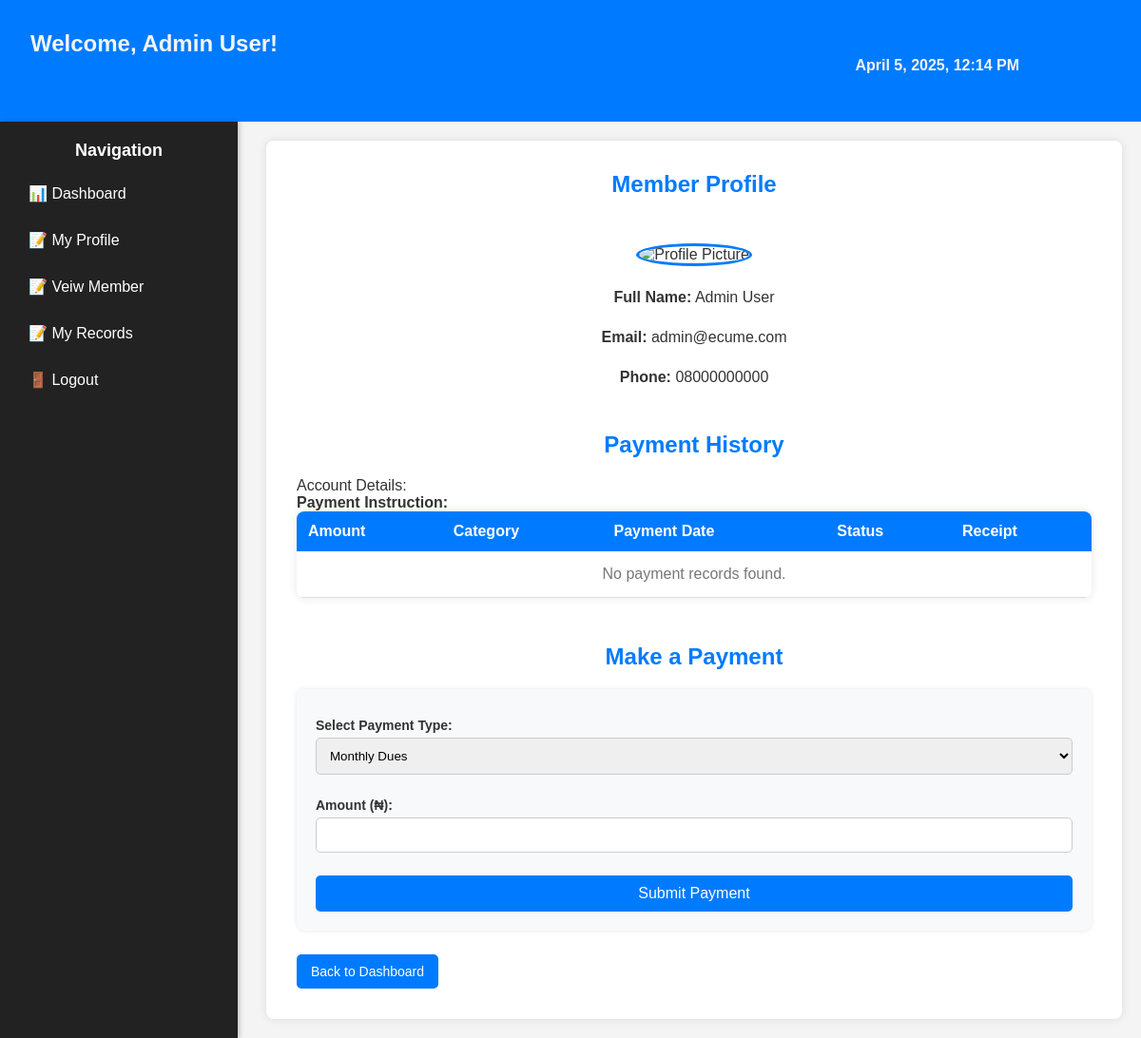
The page /members/member_record_view.php (signed in) on the database as committed earlier.
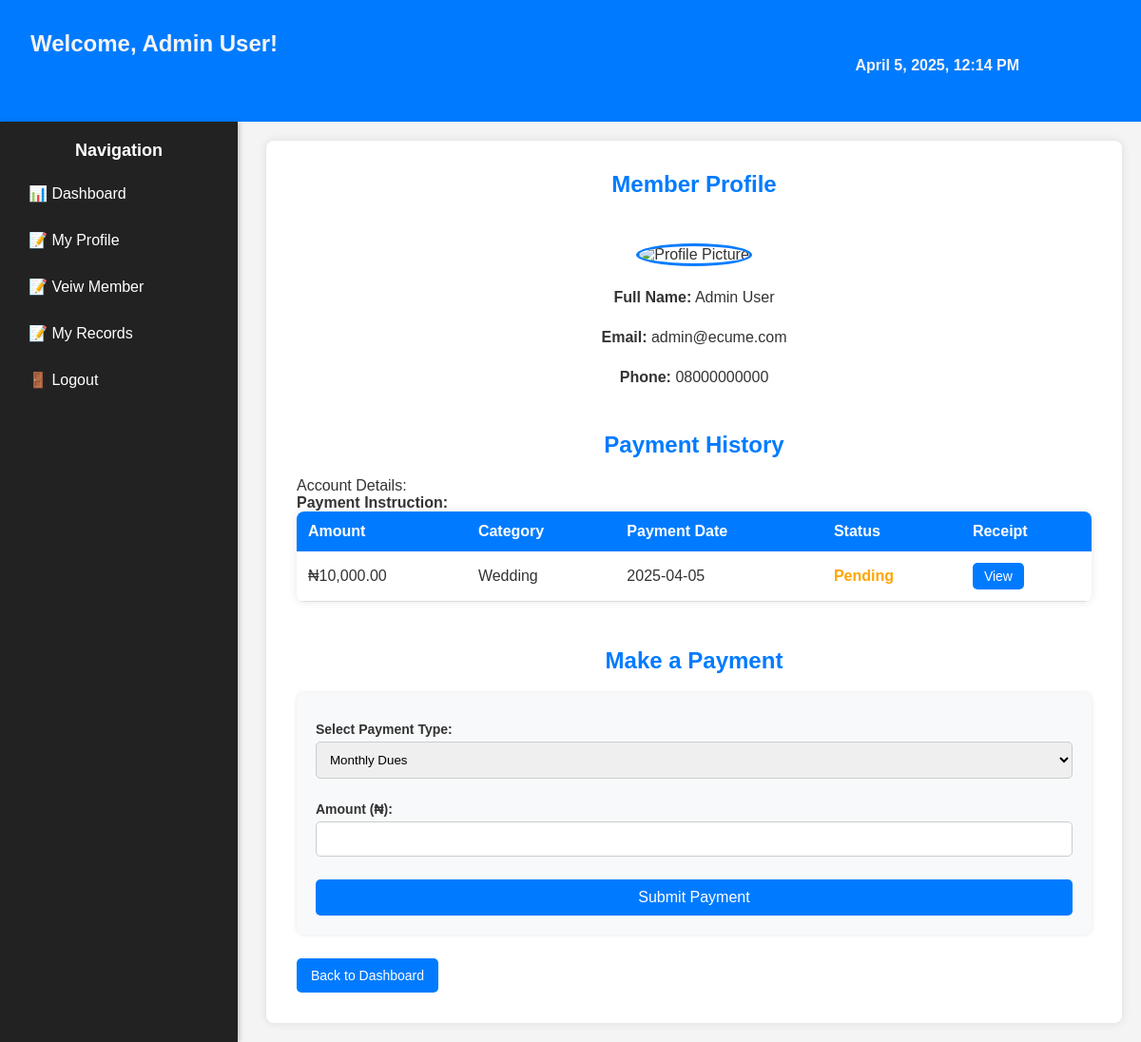
The same page on the database as committed later.
### tables this page shows
CREATE TABLE `payments` (
  `id` int(11) NOT NULL,
  `user_id` int(11) NOT NULL,
  `amount` decimal(10,2) NOT NULL,
  `payment_date` date NOT NULL DEFAULT current_timestamp(),
  `status` enum('Pending','Completed','Failed') NOT NULL,
  `category` enum('Monthly Dues','Wedding','Donation','Burial','Other') NOT NULL,
  `receipt` varchar(255) DEFAULT NULL
);

### members/member_record_view.php (the view, shortened to what this page needs)
<?php
require_once "../includes/inc_header.php";
require_once "../includes/db.php";
$user_id = $_SESSION["user_id"];
$records_per_page = 5;
$page = isset($_GET["page"]) && is_numeric($_GET["page"]) ? intval($_GET["page"]) : 1;
$offset = ($page - 1) * $records_per_page;
$stmt = $pdo->prepare("SELECT full_name, email, phone FROM users WHERE id = ?");
$stmt->execute([$user_id]);
$member = $stmt->fetch(PDO::FETCH_ASSOC);
$paymentStmt = $pdo->prepare("SELECT id, amount, payment_date, status, category, receipt FROM payments WHERE user_id = :user_id ORDER BY payment_date DESC LIMIT :offset, :records_per_page");
$paymentStmt->bindValue(":user_id", $user_id, PDO::PARAM_INT);
$paymentStmt->bindValue(":offset", $offset, PDO::PARAM_INT);
$paymentStmt->bindValue(":records_per_page", $records_per_page, PDO::PARAM_INT);
$paymentStmt->execute();
$payments = $paymentStmt->fetchAll(PDO::FETCH_ASSOC);
?>
<main class="dashboard-container">
    <?php include "../includes/inc_sidebar.php"; ?>
    <section class="admin-main">
        <h2>Member Profile</h2>
        <div style="margin-top:3rem" class="profile-section">
            <img src="../uploads/profile_pics/<?php echo htmlspecialchars($user_id); ?>.jpg" alt="Profile Picture" class="profile-pic">
            <p style="margin-top:1.5rem"><strong>Full Name:</strong> <?php echo htmlspecialchars($member["full_name"]); ?></p>
            <p style="margin-top:1.5rem"><strong>Email:</strong> <?php echo htmlspecialchars($member["email"]); ?></p>
            <p style="margin-top:1.5rem"><strong>Phone:</strong> <?php echo htmlspecialchars($member["phone"]); ?></p>
        </div>
        <h2 style="margin-top:3rem">Payment History</h2>
        <div>
            <p>Account Details: </p>
            <strong>Payment Instruction: </strong>
        </div>
        <table>
            <thead>
                <tr>
                    <th>Amount</th>
                    <th>Category</th>
                    <th>Payment Date</th>
                    <th>Status</th>
                    <th>Receipt</th>
                </tr>
            </thead>
            <tbody>
                <?php if (count($payments) > 0): ?>
                    <?php foreach ($payments as $payment): ?>
                        <tr>
                            <td>₦<?php echo number_format($payment["amount"], 2); ?></td>
                            <td><?php echo htmlspecialchars($payment["category"]); ?></td>
                            <td><?php echo htmlspecialchars($payment["payment_date"]); ?></td>
                            <td class="<?php echo strtolower($payment["status"]); ?>">
                                <?php echo htmlspecialchars($payment["status"]); ?>
                            </td>
                            <td>
                                <?php if ($payment["receipt"]): ?>
                                    <a href="../uploads/receipts/<?php echo htmlspecialchars($payment["receipt"]); ?>" target="_blank">View</a>
                                <?php endif; ?>
                            </td>
                        </tr>
                    <?php endforeach; ?>
                <?php else: ?>
                    <tr>
                        <td colspan="5" class="no-data">No payment records found.</td>
                    </tr>
                <?php endif; ?>
            </tbody>
        </table>
        <h2 style="margin-top:3rem">Make a Payment</h2>
        <form action="" method="POST">
            <label for="category">Select Payment Type:</label>
            <select name="category" id="category" required>
                <option value="Monthly Dues">Monthly Dues</option>
            </select>
            <label style="margin-top:1.5rem" for="amount">Amount (₦):</label>
            <input type="number" name="amount" id="amount" required>
            <button style="margin-top:1.5rem" type="submit" name="submit_payment" class="btn">Submit Payment</button>
        </form>
        <a href="dashboard.php" class="btn">Back to Dashboard</a>
    </section>
</main>

Rows that differ between the two databases and show on the page:
added payments: amount "10,000.00", category "Wedding", payment_date "2025-04-05", status "Pending"
Other text that changed with them:
text no longer shown: "No payment records found."
